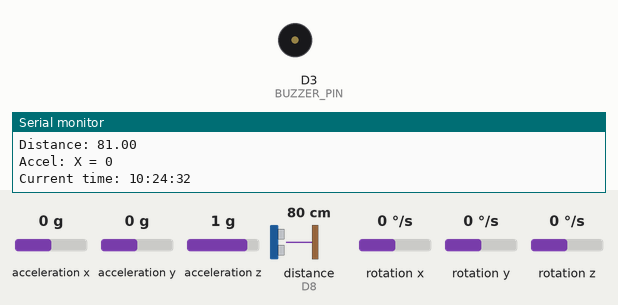
Recording of a sketch running on a simulated ESP8266 (NodeMCU). Shown: buzzer (waves = sounding), the last lines printed to the serial monitor. Inputs (shaded band) come from the test bench; at power-on: acceleration x 0 g, acceleration y 0 g, acceleration z 1 g, distance to the obstacle (sensor on D8) 80 cm, rotation x 0 °/s, rotation y 0 °/s, rotation z 0 °/s. The echo pulse lasts 58.3 µs per cm; WiFi joins after 1.5 s; servers stay silent unless stated; network time is answered at once with the bench clock; the local clock reads 2024-03-15 10:24:30 at power-on unless the sketch sets it; no MQTT or app messages arrive unless stated.

Above: at 2.7 s.
2.8 s: acceleration x set to -0.3 g
4.8 s: acceleration x set to -0.6 g
At 6.2 s:
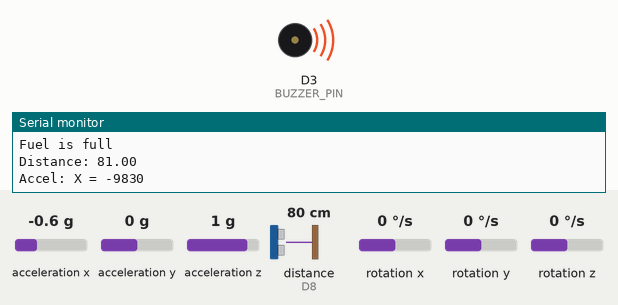
Timing chart, 0 to 7.8 s (numbered marks = the images above; inputs shaded):
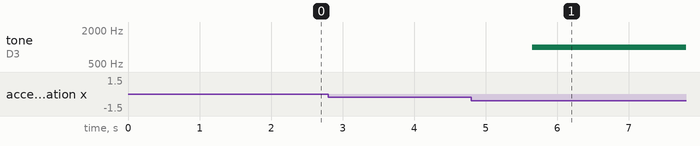

Measured:
- the behaviour switches between -0.4 and -0.5 g on acceleration x (found by bisection; images 0 and 1)
- after the input at 4.8 s, tone on D3 (BUZZER_PIN): silent → 1000 Hz after 0.85 s

The sketch:

Esp_accel_fuel.ino
```cpp
#include <Arduino.h>
#include <ESP8266WiFi.h>
#include <PubSubClient.h>
#include <NewPing.h>
#include <Wire.h>
#include <MPU6050.h>
#include <NTPClient.h>
#include <WiFiUdp.h>

const char *ssid = "vivo";
const char *password = "12345678";

const char *mqttServer = "demo.thingsboard.io"; // ThingsBoard MQTT server
const int mqttPort = 1883;
const char *accessToken = "XYvU4Vbqb1tVCeyGoFTa"; // Device access token from ThingsBoard
const char* ntpServer = "pool.ntp.org";
const long gmtOffset = 19800; // GMT+5:30 (India Standard Time)
const int daylightOffset = 0;

WiFiUDP ntpUDP;
MPU6050 mpu;
WiFiClient wifiClient;
PubSubClient mqttClient(wifiClient);


const int trigPin = D7; // Pin connected to the trigger pin of ultrasonic sensor
const int echoPin = D8; // Pin connected to the ultrasonic sensor's echo
const int alarmHour = 22;   // Set alarm hour (24-hour format)
const int alarmMinute = 23;
bool alarmTriggered = false;
#define BUZZER_PIN D3 // Use the appropriate GPIO pin

NewPing sonar(trigPin, echoPin, 200);
NTPClient timeClient(ntpUDP, ntpServer, gmtOffset, daylightOffset);


void setupWiFi()
{
    delay(10);
    Serial.println();
    Serial.print("Connecting to ");
    Serial.println(ssid);
    WiFi.begin(ssid, password);
    timeClient.begin();

    while (WiFi.status() != WL_CONNECTED)
    {
        delay(500);
        Serial.print(".");
    }

    Serial.println("");
    Serial.println("WiFi connected");
    Serial.println("IP address: ");
    Serial.println(WiFi.localIP());
}

void callback(char *topic, byte *payload, unsigned int length)
{
    Serial.println("Message arrived [Topic: " + String(topic) + "]");
}

void reconnect()
{
    while (!mqttClient.connected())
    {
        Serial.print("Attempting MQTT connection...");

        if (mqttClient.connect("ArduinoClient", accessToken, NULL))
        {
            Serial.println("connected");
        }
        else
        {
            Serial.print("failed, rc=");
            Serial.print(mqttClient.state());
            Serial.println(" retrying in 5 seconds");
            delay(5000);
        }
    }
}
/*int getTemp()
{
    sensors.requestTemperatures();
    float temperatureC = sensors.getTempCByIndex(0);
    //float temperatureF = sensors.getTempFByIndex(0);
    //Serial.print(temperatureC);
    //Serial.println("ºC");
    //Serial.print(temperatureF);
    //Serial.println("ºF");
    delay(1000);
    return temperatureC;
}
*/
float measureDistance()
{
  unsigned int distance = sonar.ping_cm();

  return distance;
}
void buzz_alert()
{
    tone(BUZZER_PIN, 1000); // Generate a tone of 1000Hz
    delay(1000); // Keep the tone for 1 second
    noTone(BUZZER_PIN); // Turn off the buzzer
    delay(1000); // Pause for 1 second
}
int accelerometer()
{
  // Read accelerometer and gyroscope data
  int16_t ax, ay, az, gx, gy, gz;
  mpu.getMotion6(&ax, &ay, &az, &gx, &gy, &gz);
  return ax;
}
int timer()
{
  timeClient.update();
  int currentHour = timeClient.getHours();
  int currentMinute = timeClient.getMinutes();
  if (!alarmTriggered && currentHour == alarmHour && currentMinute == alarmMinute) {
  // Alarm condition met, trigger your action here
    Serial.println("Alarm triggered!");
    alarmTriggered = 1; // Set the alarm as triggered
  }
  for(int i = 0;i<=5;i++)
  {
    if(alarmTriggered == true)
    {
      Serial.println("Alarm Triggered");
      tone(BUZZER_PIN,1000);
      delay(1000);
    }
      return 1;
      break;
  }
    alarmTriggered = false;
    noTone(BUZZER_PIN);
    return 0;
}

void setup()
{
    Serial.begin(115200);
    setupWiFi();
    mqttClient.setServer(mqttServer, mqttPort);
    mqttClient.setCallback(callback);
    pinMode(trigPin, OUTPUT);
    pinMode(echoPin, INPUT);
    pinMode(BUZZER_PIN, OUTPUT);
    Wire.begin(D2,D1);
    mpu.initialize();
    Serial.println("MPU6050 initialized");
}

void loop()
{
    if (!mqttClient.connected())
    {
        reconnect();
    }
    mqttClient.loop();

    float distance = measureDistance();
    if (distance < 10)
    {
      //buzz_alert();
      Serial.println("Fuel is empty");
    }
    else if(distance > 50)
    {
      //buzz_alert();
      Serial.println("Fuel is full");
    }
    int ax = accelerometer();
    Serial.print("Distance: ");
    Serial.println(distance);
      // Print data to serial monitor
    Serial.print("Accel: ");
    Serial.print("X = ");
    Serial.print(ax);
    if(ax > 8000)
    {
      buzz_alert();
    }
    else if(ax <= -8000)
    {
      buzz_alert();
    }
    Serial.println();
    Serial.print("Current time: ");
    Serial.println(timeClient.getFormattedTime());
    int time = timer();

    //String payload = "{\"distance\": " + String(distance) + "}";
    String payload = "{\"fuel\": " + String(distance) + ", \accelerometer\": " + String(ax) + ", \"timer\": " + String(time) + "}";
    char fuel[100];
    char accel[100];
    char timer[100];
    payload.toCharArray(fuel,100);
    payload.toCharArray(accel, 100);
    payload.toCharArray(timer,100);
    mqttClient.publish("v1/devices/me/telemetry",fuel);
    mqttClient.publish("v2/devices/you/telemetry",accel);
    mqttClient.publish("v3/devices/we/telemetry",timer);
    delay(1000); // Send data every 5 seconds
}
```
